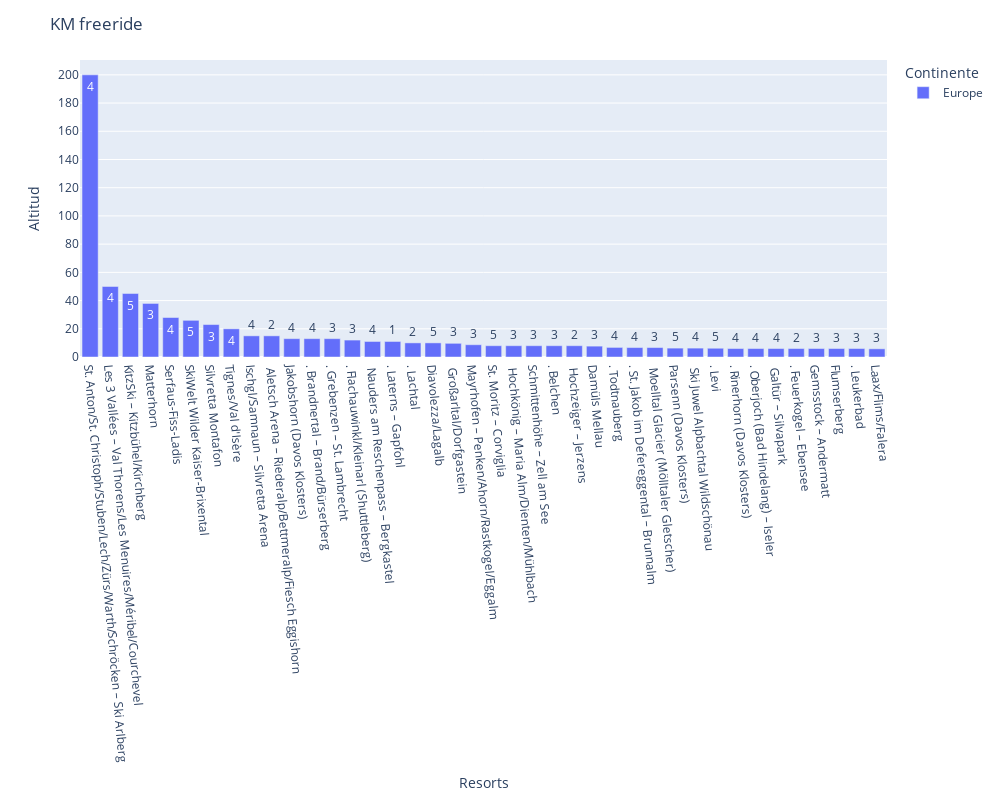

This figure's notebook cell:
### Code cell
# Km freeride

freeride = pistas[['Nombre del Resort','Continente','Km de Freeride','Esqui de fondo y senderos']].sort_values(ascending=False,by='Km de Freeride')
freeride.dropna(inplace=True)

fig = px.bar(freeride.head(40), x='Nombre del Resort', y='Km de Freeride', color='Continente',
             #category_orders={'Nombre del Resort': resort_order},
             labels={'Nombre del Resort': 'Resort', 'Km de Freeride': 'Km de Freeride'},
             hover_data=['Continente'], text='Esqui de fondo y senderos')
fig.update_layout(title_text='KM freeride', xaxis_tickangle=85, width=1000, height=800)
fig.update_xaxes(title = 'Resorts')
y_ticks = np.arange(0, 201, 20)
fig.update_yaxes(title = 'Altitud', tickvals=y_ticks)


fig.show()

### Figure 1 — Plotly figure (JSON) as saved in the notebook; plotly's stock layout.template omitted (floating-point values rounded to 4 significant figures)
{"data": [{"alignmentgroup": "True", "customdata": [["Europe"], ["Europe"], ["Europe"], ["Europe"], ["Europe"], ["Europe"], ["Europe"], ["Europe"], ["Europe"], ["Europe"], ["Europe"], ["Europe"], ["Europe"], ["Europe"], ["Europe"], ["Europe"], ["Europe"], ["Europe"], ["Europe"], ["Europe"], ["Europe"], ["Europe"], ["Europe"], ["Europe"], ["Europe"], ["Europe"], ["Europe"], ["Europe"], ["Europe"], ["Europe"], ["Europe"], ["Europe"], ["Europe"], ["Europe"], ["Europe"], ["Europe"], ["Europe"], ["Europe"], ["Europe"], ["Europe"]], "hovertemplate": "Continente=%{customdata[0]}<br>Resort=%{x}<br>Km de Freeride=%{y}<br>Esqui de fondo y senderos=%{text}<extra></extra>", "legendgroup": "Europe", "marker": {"color": "#636efa", "pattern": {"shape": ""}}, "name": "Europe", "offsetgroup": "Europe", "orientation": "v", "showlegend": true, "text": [4, 4, 5, 3, 4, 5, 3, 4, 4, 2, 4, 4, 3, 3, 4, 1, 2, 5, 3, 3, 5, 3, 3, 3, 2, 3, 4, 4, 3, 5, 4, 5, 4, 4, 4, 2, 3, 3, 3, 3], "textposition": "auto", "type": "bar", "x": ["St. Anton/St. Christoph/Stuben/Lech/Zürs/Warth/Schröcken – Ski Arlberg", "Les 3 Vallées – Val Thorens/Les Menuires/Méribel/Courchevel", "KitzSki – Kitzbühel/Kirchberg", "Matterhorn", "Serfaus-Fiss-Ladis", "SkiWelt Wilder Kaiser-Brixental", "Silvretta Montafon", "Tignes/Val d'Isère", "Ischgl/Samnaun – Silvretta Arena", " Aletsch Arena – Riederalp/Bettmeralp/Fiesch Eggishorn", "Jakobshorn (Davos Klosters)", ". Brandnertal – Brand/Bürserberg", ". Grebenzen – St. Lambrecht", ". Flachauwinkl/Kleinarl (Shuttleberg)", " Nauders am Reschenpass – Bergkastel", ". Laterns – Gapfohl", ". Lachtal", "Diavolezza/Lagalb", " Großarltal/Dorfgastein", "Mayrhofen – Penken/Ahorn/Rastkogel/Eggalm", "St. Moritz – Corviglia", " Hochkönig – Maria Alm/Dienten/Mühlbach", "Schmittenhöhe – Zell am See", ". Belchen", " Hochzeiger – Jerzens", "Damüls Mellau", ". Todtnauberg", ". St. Jakob im Defereggental – Brunnalm", " Moelltal Glacier (Mölltaler Gletscher)", "Parsenn (Davos Klosters)", " Ski Juwel Alpbachtal Wildschönau", ". Levi", ". Rinerhorn (Davos Klosters)", ". Oberjoch (Bad Hindelang) – Iseler", " Galtür – Silvapark", ". Feuerkogel – Ebensee", "Gemsstock – Andermatt", "Flumserberg", ". Leukerbad", "Laax/Flims/Falera"], "xaxis": "x", "y": [200, 50, 45, 38, 28, 26, 23, 20, 15, 15, 13, 13, 13, 12, 11, 11, 10, 10, 9.7, 8.7, 8, 8, 8, 8, 8, 7.7, 6.8, 6.7, 6.7, 6.3, 6.3, 6.2, 6, 6, 6, 6, 6, 6, 6, 5.8], "yaxis": "y"}], "layout": {"barmode": "relative", "height": 800, "legend": {"title": {"text": "Continente"}, "tracegroupgap": 0}, "margin": {"t": 60}, "title": {"text": "KM freeride"}, "width": 1000, "xaxis": {"anchor": "y", "domain": [0, 1], "tickangle": 85, "title": {"text": "Resorts"}}, "yaxis": {"anchor": "x", "domain": [0, 1], "tickvals": [0, 20, 40, 60, 80, 100, 120, 140, 160, 180, 200], "title": {"text": "Altitud"}}}}
